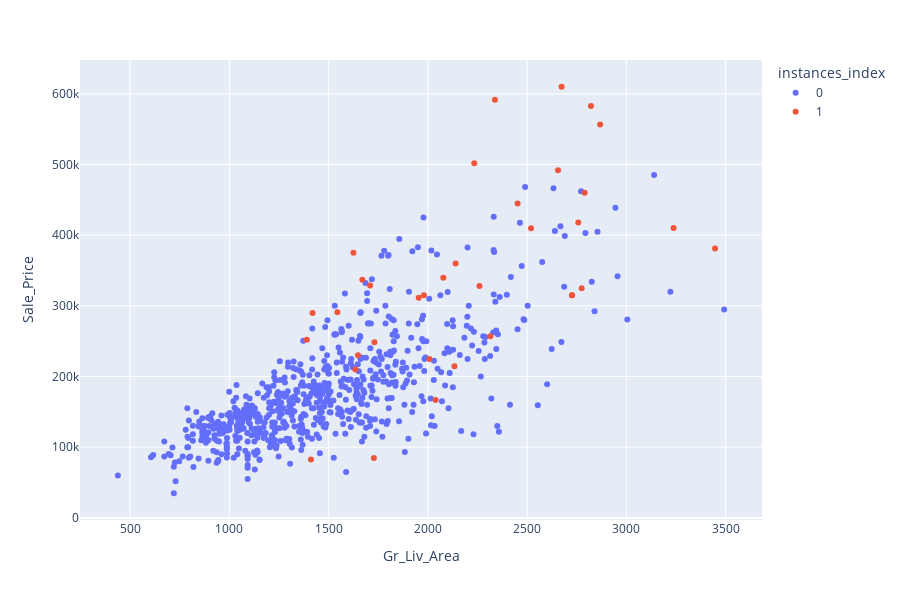
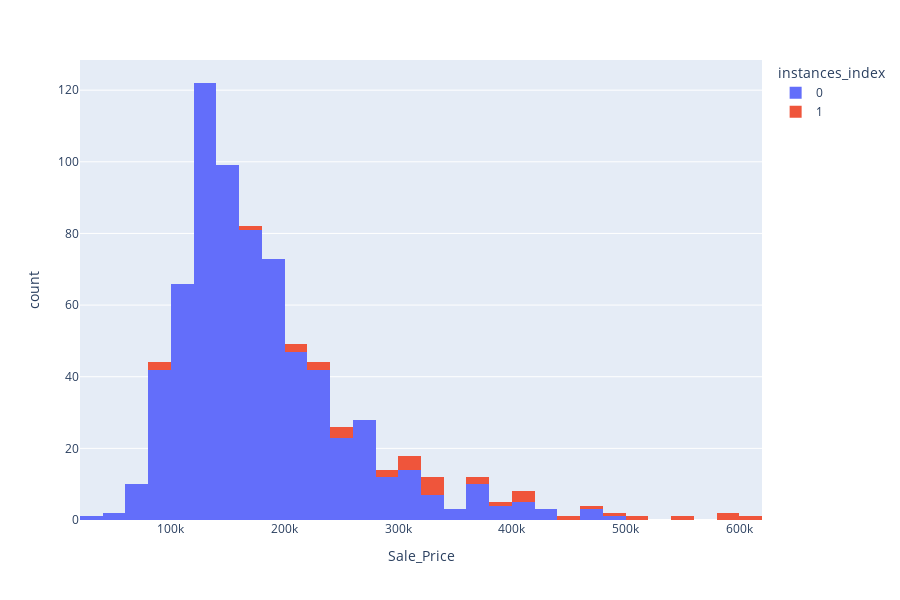

These figures' notebook cell, in order:
### Code cell
instances=extract_instances(25000,"Simple RandomForest", 2)

### Figure 1 — Plotly figure (JSON) as saved in the notebook; plotly's stock layout.template omitted (floating-point values rounded to 4 significant figures; data arrays with more than 128 entries replaced by an {"elided": "..."} marker saying what was removed)
{"data": [{"customdata": {"elided": "698x1 float values"}, "hovertemplate": "<b>%{hovertext}</b><br><br>instances_index=0<br>Gr_Liv_Area=%{x}<br>Sale_Price=%{y}<br>Simple RandomForest=%{customdata[0]}<extra></extra>", "hovertext": {"elided": "698 int values"}, "legendgroup": "0", "marker": {"color": "#636efa", "symbol": "circle"}, "mode": "markers", "name": "0", "orientation": "v", "showlegend": true, "type": "scatter", "x": {"elided": "698 int values"}, "xaxis": "x", "y": {"elided": "698 int values"}, "yaxis": "y"}, {"customdata": [[396200.0], [266600.0], [301600.0], [255900.0], [160000.0], [151500.0], [202000.0], [191700.0], [513000.0], [410800.0], [530600.0], [249700.0], [221100.0], [366200.0], [204300.0], [275300.0], [354900.0], [284200.0], [488000.0], [165300.0], [261400.0], [402700.0], [195200.0], [428500.0], [291800.0], [286800.0], [308900.0], [455000.0], [238600.0], [232200.0], [355600.0], [441200.0], [169200.0], [274000.0], [153600.0]], "hovertemplate": "<b>%{hovertext}</b><br><br>instances_index=1<br>Gr_Liv_Area=%{x}<br>Sale_Price=%{y}<br>Simple RandomForest=%{customdata[0]}<extra></extra>", "hovertext": [2379, 229, 945, 2219, 748, 126, 2870, 2480, 433, 434, 449, 1321, 2591, 1701, 1539, 1172, 437, 1127, 1638, 373, 2231, 1060, 2309, 1692, 1538, 2456, 2100, 2333, 1170, 40, 66, 367, 2735, 2246, 2009], "legendgroup": "1", "marker": {"color": "#EF553B", "symbol": "circle"}, "mode": "markers", "name": "1", "orientation": "v", "showlegend": true, "type": "scatter", "x": [1980, 2260, 1648, 2727, 2134, 1728, 2315, 1731, 2674, 2822, 2452, 2775, 2039, 2758, 1954, 1709, 2520, 2078, 2338, 1411, 2726, 2790, 1390, 2656, 3447, 1670, 2140, 2868, 1419, 1544, 3238, 2234, 2008, 1625, 1635], "xaxis": "x", "y": [315000, 328000, 230000, 315000, 214500, 84900, 257000, 248500, 610000, 582933, 445000, 325000, 167000, 418000, 311500, 328900, 409900, 339750, 591587, 82500, 315000, 460000, 252000, 492000, 381000, 336820, 360000, 556581, 290000, 290941, 410000, 501837, 225000, 375000, 210000], "yaxis": "y"}], "layout": {"height": 600, "legend": {"title": {"text": "instances_index"}, "tracegroupgap": 0}, "margin": {"t": 60}, "xaxis": {"anchor": "y", "domain": [0, 1], "title": {"text": "Gr_Liv_Area"}}, "yaxis": {"anchor": "x", "domain": [0, 1], "title": {"text": "Sale_Price"}}}}

### Figure 2 — Plotly figure (JSON) as saved in the notebook; plotly's stock layout.template omitted (floating-point values rounded to 4 significant figures; data arrays with more than 128 entries replaced by an {"elided": "..."} marker saying what was removed)
{"data": [{"alignmentgroup": "True", "bingroup": "x", "hovertemplate": "instances_index=0<br>Sale_Price=%{x}<br>count=%{y}<extra></extra>", "legendgroup": "0", "marker": {"color": "#636efa", "pattern": {"shape": ""}}, "name": "0", "offsetgroup": "0", "orientation": "v", "showlegend": true, "type": "histogram", "x": {"elided": "698 int values"}, "xaxis": "x", "yaxis": "y"}, {"alignmentgroup": "True", "bingroup": "x", "hovertemplate": "instances_index=1<br>Sale_Price=%{x}<br>count=%{y}<extra></extra>", "legendgroup": "1", "marker": {"color": "#EF553B", "pattern": {"shape": ""}}, "name": "1", "offsetgroup": "1", "orientation": "v", "showlegend": true, "type": "histogram", "x": [315000, 328000, 230000, 315000, 214500, 84900, 257000, 248500, 610000, 582933, 445000, 325000, 167000, 418000, 311500, 328900, 409900, 339750, 591587, 82500, 315000, 460000, 252000, 492000, 381000, 336820, 360000, 556581, 290000, 290941, 410000, 501837, 225000, 375000, 210000], "xaxis": "x", "yaxis": "y"}], "layout": {"barmode": "relative", "height": 600, "legend": {"title": {"text": "instances_index"}, "tracegroupgap": 0}, "margin": {"t": 60}, "xaxis": {"anchor": "y", "domain": [0, 1], "title": {"text": "Sale_Price"}}, "yaxis": {"anchor": "x", "domain": [0, 1], "title": {"text": "count"}}}}
